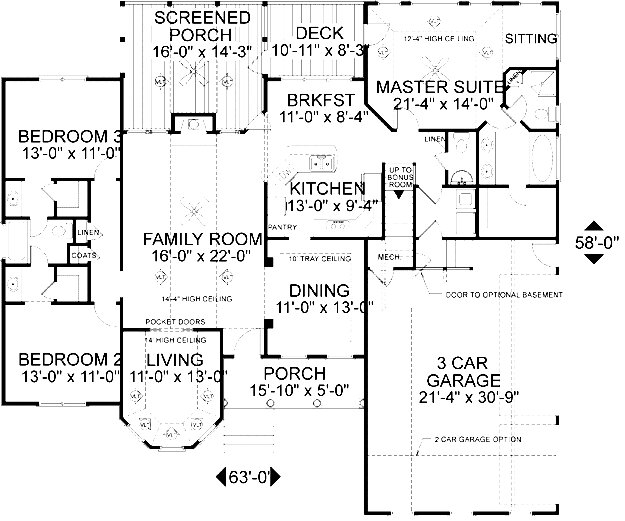
#> input picture CleanedImages/raw/101006-FP-E.jpg, 625 x 521 px, found by its file name; its folder holds only this picture in this run
$ python filter.py
#> lines starting #> are read from the running program, lines starting #| are printed output that depends on the picture; after the words box and inside, x2 and y2 are one past the last pixel; in counts of white or black regions, pixels touching at a corner belong together
from PIL import Image
import cv2
import numpy as np
import os

iMatrix = np.identity(10, np.uint8)
iMatrixInv = np.fliplr(iMatrix)

kernel = np.ones((2,2), np.uint8)

def cleanImage(img, filename):
#> called with filename = '101006-FP-E.j'
	cv2.normalize(img, img, 0, 255, cv2.NORM_MINMAX)

	ret, img = cv2.threshold(img, 10, 255, cv2.THRESH_BINARY_INV)
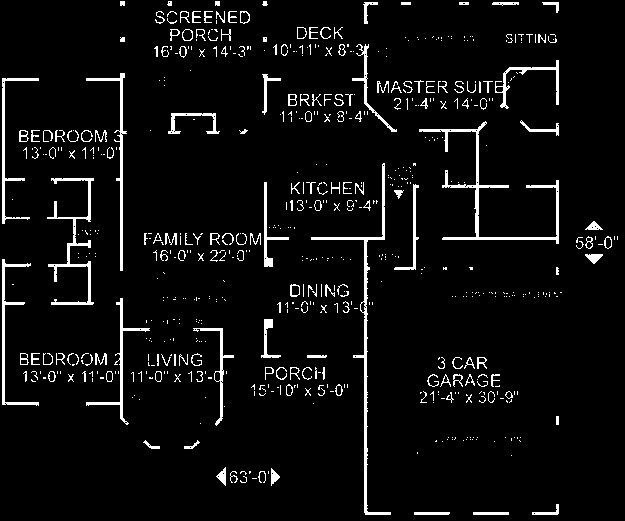
#> img: shape (521, 625); 5.3% white; 647 white regions (471 under 20 px), largest, box (x1, y1, x2, y2) and area: (419, 121, 559, 244) 1472, (311, 163, 391, 515) 1426, (47, 178, 94, 305) 1015

	img = cv2.erode(img, kernel, iterations=1)
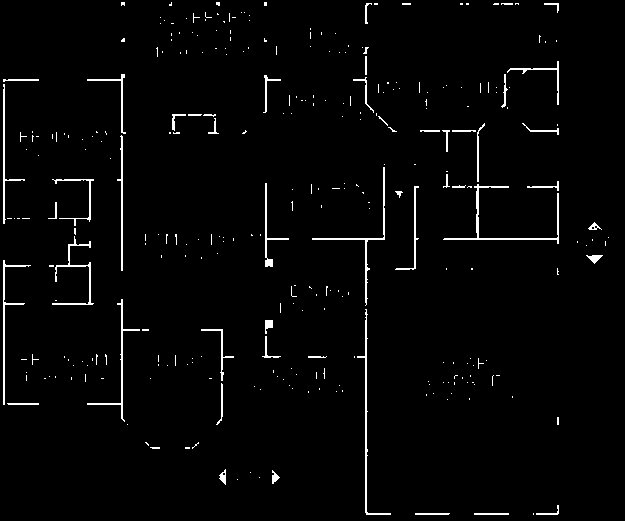
#> img: shape (521, 625); 2.3% white in thin lines or dots
	img = cv2.dilate(img, kernel, iterations=1)
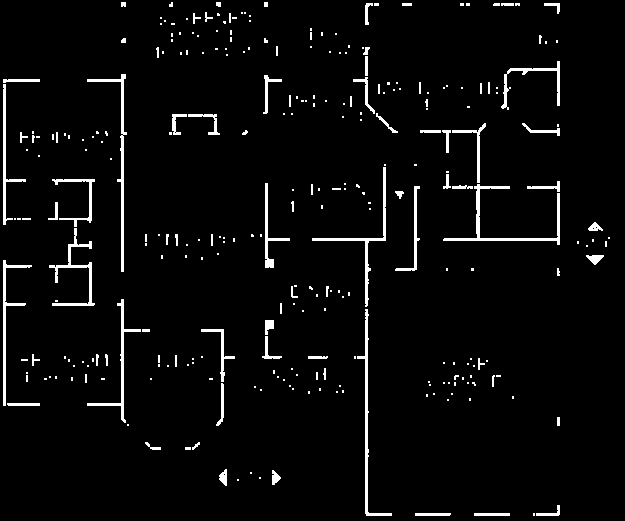
#> img: shape (521, 625); 3.8% white; 294 white regions (209 under 20 px), largest, box (x1, y1, x2, y2) and area: (443, 184, 560, 245) 794, (87, 74, 127, 272) 729, (357, 309, 392, 516) 725

	nb_components, output, stats, centroids = cv2.connectedComponentsWithStats(img, connectivity=8)
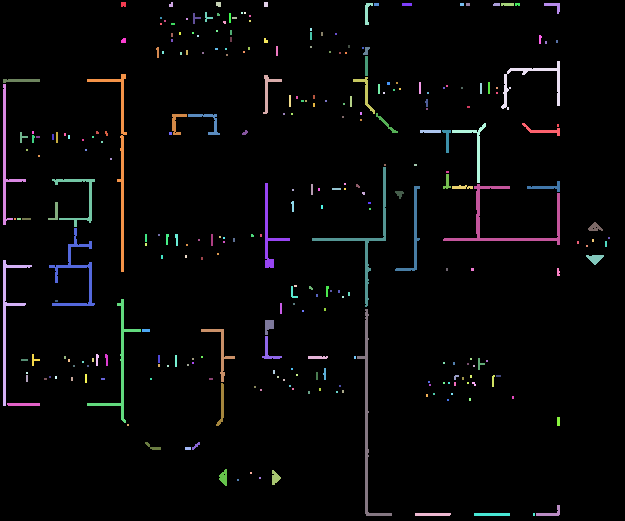
#> output: shape (521, 625) int32; 295 distinct labels, from 0 to 294; one colour per label, 0 black
#> nb_components = 295; stats = 295 rows, first 6: [0, 0, 625, 521, 313280], [121, 2, 5, 5, 24], [169, 2, 4, 5, 16], [216, 2, 5, 5, 23], [264, 2, 4, 5, 20], [365, 3, 8, 22, 82]; centroids = 295 pairs, first value 5.5 to 608.5, second value 3.83 to 514
	sizes = stats[1:, -1]; nb_components = nb_components - 1
#> after `sizes = stats[1:, -1]`: sizes = 294 values, max 794 at index 141, min 4 at index 17, mean 41.99
#> after `nb_components = nb_components - 1`: nb_components = 294

	min_size = 50

	img = np.zeros((output.shape))
	for i in range(0, nb_components):
	    if sizes[i] >= min_size:
	        img[output == i + 1] = 255
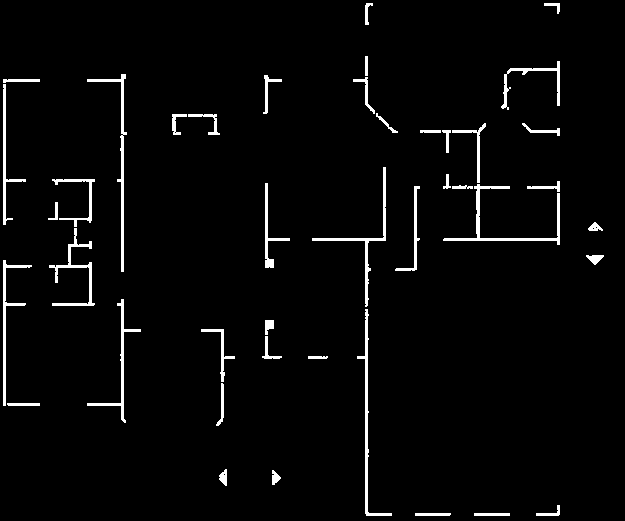
#> img: shape (521, 625) float64; 3% white; 42 white regions, largest, box (x1, y1, x2, y2) and area: (443, 184, 560, 245) 794, (87, 74, 127, 272) 729, (357, 309, 392, 516) 725


	cv2.imwrite('./cleaned/' + filename + '.png', img)

filenames = os.listdir("raw")

for filename in filenames:
	pil_img = Image.open('./raw/' + filename).convert('L')
	img = np.array(pil_img)
	cleanImage(img, filename.strip('.gif').strip('.png'))

$ run again, on CleanedImages/raw/131022-FP-E.jpg
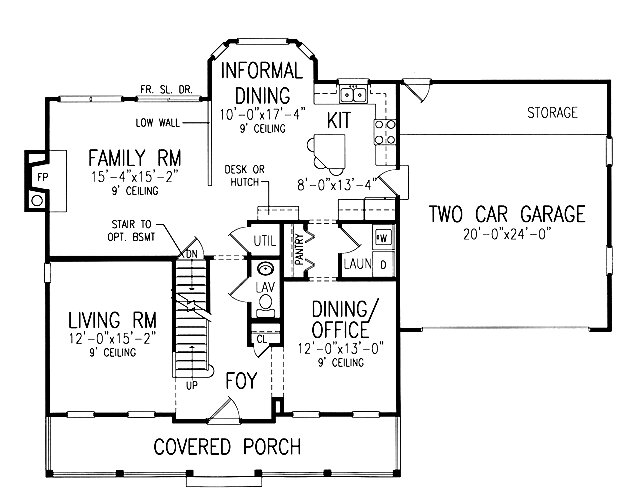
#> input picture CleanedImages/raw/131022-FP-E.jpg, 625 x 502 px, found by its file name
#> in cleanImage, `nb_components, output, stats, centroids = cv2.connectedComponentsWithS..`:
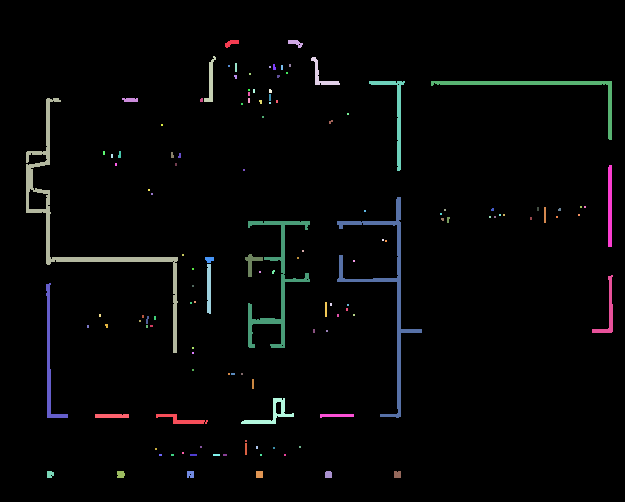
#> output: shape (502, 625) int32; 131 distinct labels, from 0 to 130; one colour per label, 0 black
#> in cleanImage, `nb_components, output, stats, centroids = cv2.connectedComponentsWithS..`: nb_components = 131; stats = 131 rows, first 6: [0, 0, 625, 502, 303412], [225, 40, 14, 8, 64], [288, 40, 15, 8, 65], [204, 56, 12, 46, 197], [311, 57, 29, 28, 189], [235, 63, 2, 9, 18]; centroids = 131 pairs, first value 49.56 to 609.5, second value 42.6 to 474.1
#> sizes = 130 values, max 2107 at index 21, min 4 at index 5, mean 79.52
#> in cleanImage, `nb_components = nb_components - 1`: nb_components = 130
#> after the loop in cleanImage, `for i in range(0, nb_components):`:
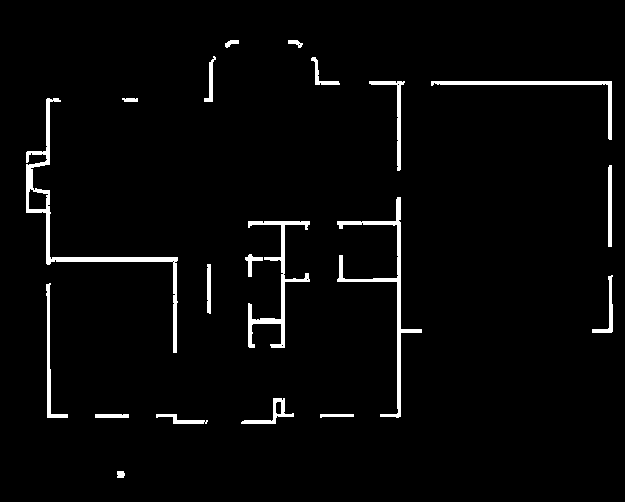
#> img: shape (502, 625) float64; 3% white; 20 white regions, largest, box (x1, y1, x2, y2) and area: (26, 98, 178, 353) 2107, (337, 197, 422, 418) 1589, (248, 221, 310, 348) 1309

$ run again, on CleanedImages/raw/131030-FP-E.jpg
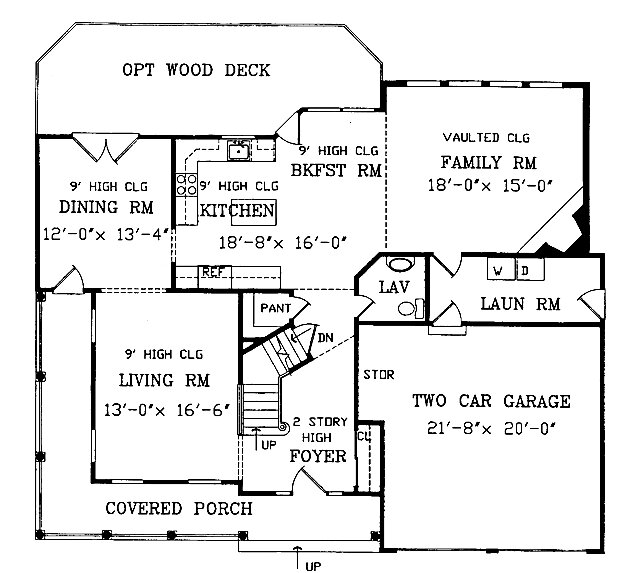
#> input picture CleanedImages/raw/131030-FP-E.jpg, 625 x 573 px, found by its file name
#> in cleanImage, `nb_components, output, stats, centroids = cv2.connectedComponentsWithS..`:
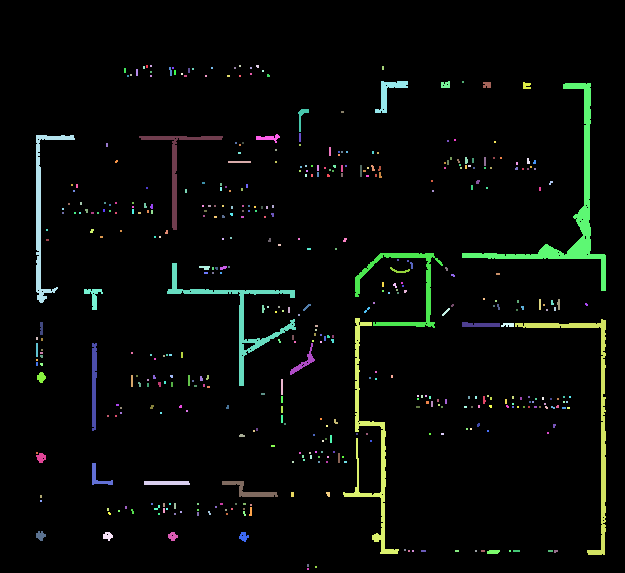
#> output: shape (573, 625) int32; 463 distinct labels, from 0 to 462; one colour per label, 0 black
#> in cleanImage, `nb_components, output, stats, centroids = cv2.connectedComponentsWithS..`: nb_components = 463; stats = 463 rows, first 6: [0, 0, 625, 573, 342463], [146, 65, 2, 3, 6], [150, 65, 2, 2, 4], [239, 65, 2, 2, 4], [256, 65, 3, 3, 8], [143, 66, 2, 3, 6]; centroids = 463 pairs, first value 36.5 to 590.4, second value 65.5 to 568.5
#> sizes = 462 values, max 2561 at index 33, min 4 at index 1, mean 33.9
#> in cleanImage, `nb_components = nb_components - 1`: nb_components = 462
#> after the loop in cleanImage, `for i in range(0, nb_components):`:
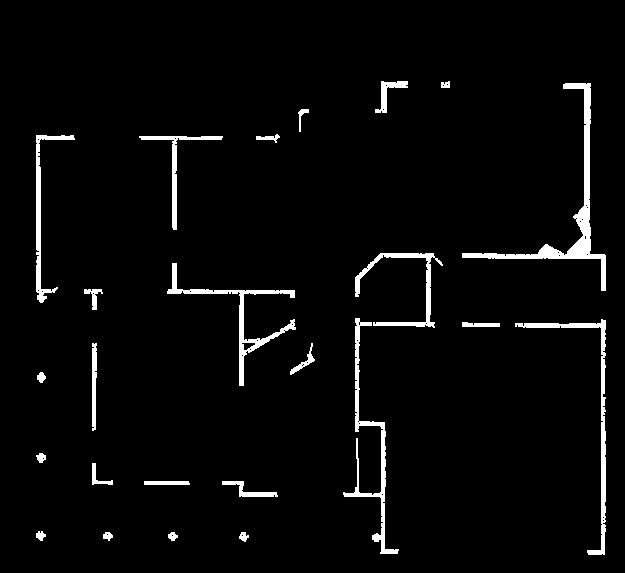
#> img: shape (573, 625) float64; 3.5% white; 24 white regions, largest, box (x1, y1, x2, y2) and area: (462, 83, 606, 291) 2561, (343, 318, 399, 554) 1576, (515, 319, 606, 555) 1497

$ run again, on CleanedImages/raw/131041-FP-E.jpg
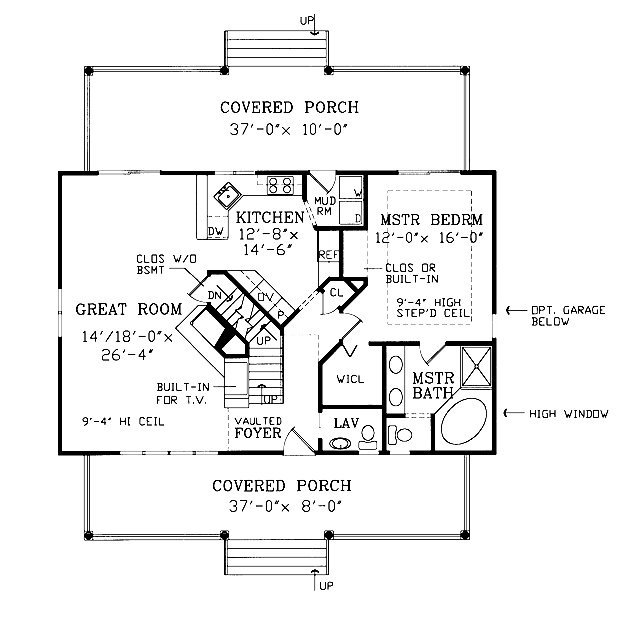
#> input picture CleanedImages/raw/131041-FP-E.jpg, 625 x 641 px, found by its file name
#> in cleanImage, `nb_components, output, stats, centroids = cv2.connectedComponentsWithS..`:
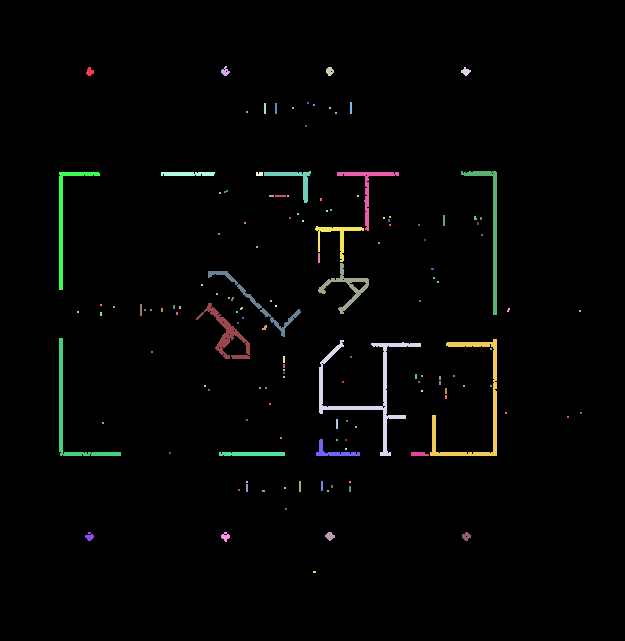
#> output: shape (641, 625) int32; 142 distinct labels, from 0 to 141; one colour per label, 0 black
#> in cleanImage, `nb_components, output, stats, centroids = cv2.connectedComponentsWithS..`: nb_components = 142; stats = 142 rows, first 6: [0, 0, 625, 641, 391421], [86, 67, 8, 9, 48], [221, 66, 9, 10, 51], [326, 67, 8, 9, 52], [461, 67, 10, 9, 51], [264, 103, 2, 11, 22]; centroids = 142 pairs, first value 65.27 to 580.5, second value 70.83 to 571.5
#> sizes = 141 values, max 1287 at index 82, min 4 at index 6, mean 65.28
#> in cleanImage, `nb_components = nb_components - 1`: nb_components = 141
#> after the loop in cleanImage, `for i in range(0, nb_components):`:
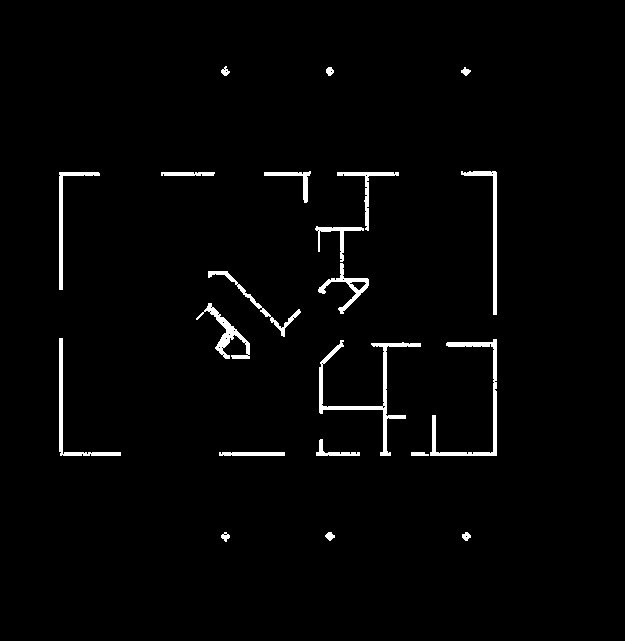
#> img: shape (641, 625) float64; 2.1% white; 21 white regions, largest, box (x1, y1, x2, y2) and area: (319, 340, 421, 456) 1287, (430, 339, 497, 456) 1080, (461, 171, 497, 315) 720
